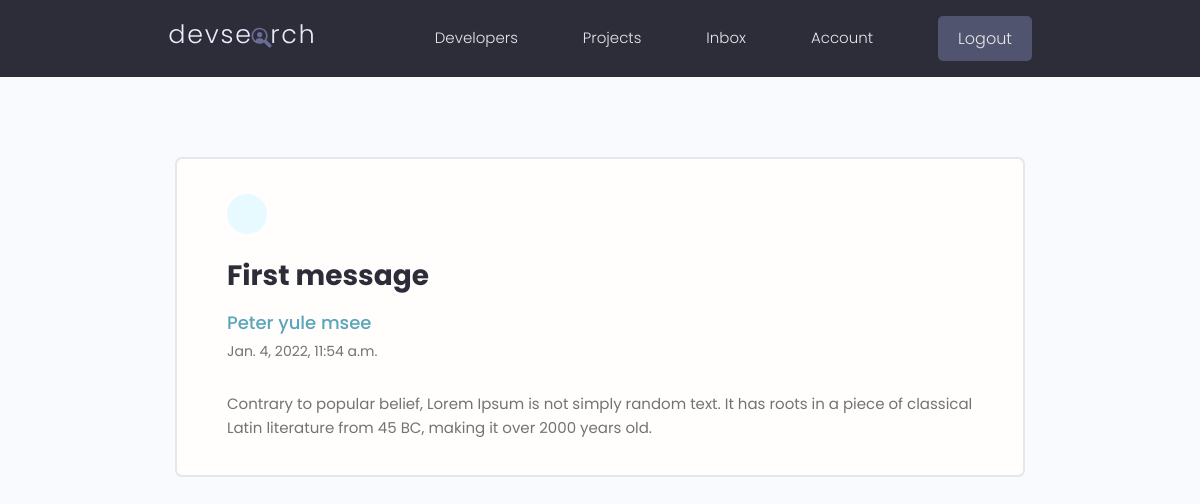
Page /message/f1ce6e61-db07-45ec-8a9a-8805bfa3a5fd/ (signed in) on the committed database.
### Users/models.py (models this page shows, shortened)
class Message(Model):
    sender = ForeignKey(Profile, on_delete=SET_NULL, null=True, blank=True)
    recipient = ForeignKey(Profile, on_delete=SET_NULL, null=True, blank=True, related_name='messages')
    name = CharField(max_length=200, null=True, blank=True)
    email = EmailField(max_length=200, null=True, blank=True)
    subject = CharField(max_length=200, null=True, blank=True)
    body = TextField()
    is_read = BooleanField(default=False, null=True)
    created = DateTimeField(auto_now_add=True)
    id = UUIDField(default=uuid.uuid4, unique=True, primary_key=True, editable=False)
    class Meta:
        ordering = ['is_read', '-created']

### Users/views.py (the view)
# urls.py: path('message/<str:pk>/', viewMessage, name='message'),
@login_required(login_url="login")
def viewMessage(request,pk):
    profile = request.user.profile
    message = profile.messages.get(id=pk)
    if not message.is_read:
        message.is_read = True
        message.save()
    return render(request,'Users/message.html',{
        'profile':profile,
        'message':message,
    })

### Users/templates/Users/message.html (shortened to what this page needs)
{% extends 'main.html' %}
{% block content %}
  <main class="messagePage my-xl">
    <div class="content-box">
      <div class="message">
        <a class="backButton" href="{% url 'inbox' %}"></a>
        <h2 class="message__subject">{{ message.subject }}</h4>
          <a href="" class="message__author">{{ message.name }}</a>
          <p class="message__date">{{ message.created }}</p>
          <div class="message__body">
            {{ message.body|linebreaksbr }}
          </div>
      </div>
    </div>
  </main>
{% endblock content%}

### static/css/app.css (style rules this page uses)
:root { --color-sub: #2d2d39; }
.content-box { width: 95%; max-width: 85rem; margin: 0 auto; }
.message { padding: 2.5rem 0; }
.message > a { display: flex; gap: 1rem; }
.message__author, .message__date { flex-basis: 25%; }
.message__subject { flex-basis: 50%; }
.message__date { text-align: right; }
.messagePage .message { list-style: none; background: var(--color-white); padding: 3.5rem 5rem; border: 2px solid var(--color-light); border-radius: 0.7rem; }
.messagePage .message__subject { font-size: 2.8rem; color: var(--color-sub); margin-bottom: 1rem; margin-top: 2rem; }
.messagePage .message__author { font-size: 1.8rem; font-weight: 500; }
.messagePage .message__date { font-size: 1.4rem; font-weight: 400; text-align: left; margin-bottom: 3rem; }
.backButton { background: var(--color-main-light); color: var(--color-main); width: 4rem; height: 4rem; display: flex; align-items: center; justify-content: center; border-radius: 50%; }

### static/uikit/styles/modules/_variables.css (style rules this page uses)
:root { --color-main: #5aa5b9; --color-main-light: #e6faff; --color-sub: #3f4156; --color-sub-light: #51546e; --color-sub-lighter: #ededfd; --color-text: #737373; --color-gray: #8b8b8b; --color-light: #e5e7eb; --color-light-gray: #767676; --color-bg: #f8fafd; --color-white: #fffefd; --color-white-light: #f3f3f3; --color-success: #359e64; --color-success-bg: #def8e8; --color-error: #fc4b0b; --color-error-bg: #fff2ee; --font-base: 'Poppins', arial, helvetica, 'Segoe UI', roboto, ubuntu, sans-serif; --font-monospace: 'Fira Code', 'Courier New', courier, monospace; --font-regular: 300; --font-medium: 500; --font-bold: 700; --generic-shadow: 1px 1px 5px #00000010; --generic-transition: all 0.3s ease-in-out; }

### static/uikit/styles/modules/_base.css (style rules this page uses)
* { margin: 0; padding: 0; box-sizing: border-box; text-rendering: optimizeLegibility; color: inherit; font-size: inherit; }
html { font-size: 50%; }
@media only screen and (min-width: 480px) { html { font-size: 56.25%; } }
@media only screen and (min-width: 1200px) { html { font-size: 62.5%; } }
body { line-height: 1.6; font-weight: 400; font-size: 1.5rem; color: var(--color-text); background-color: var(--color-bg); min-height: 100vh; }

### static/uikit/styles/modules/_typography.css (style rules this page uses)
* { font-family: var(--font-base); }
h2 { font-size: 3.6rem; font-weight: var(--font-bold); }
p, span, strong { font-size: 1.6rem; color: var(--color-text); font-weight: var(--font-regular); }
a { padding-bottom: 2px; text-decoration: none; display: inline-block; color: var(--color-main); font-weight: var(--font-medium); }

### static/uikit/styles/modules/_utilities.css (style rules this page uses)
.my-xl { margin: 8rem auto; }

### rows in the picture
Message: subject "First message", name "Peter yule msee", created "Jan. 4, 2022, 11:54 a.m.", body "Contrary to popular belief, Lorem Ipsum is not simply random text. It has roots in a piece of classical Latin literature from 45 BC, making it over 2000 years old."
